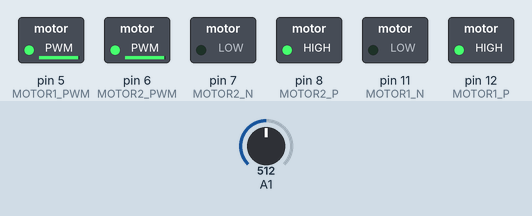
This sketch was run on a simulated Arduino Uno, built with avr-gcc and run on an emulated ATmega328P. On the bench: switched loads named in the sketch (green lamp = pin HIGH). Inputs (shaded band) come from the test bench; at power-on: A1 = 512.

Above: at 1.2 s.
1.3 s: A1 set to 23
2.8 s: A1 set to 18
At 3.1 s:
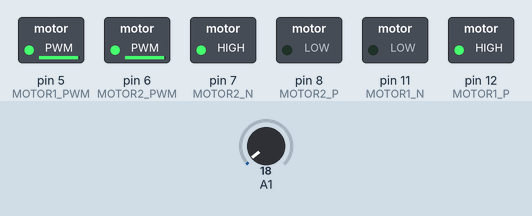
4.3 s: A1 set to 122
At 5.8 s:
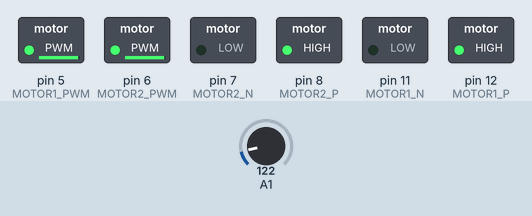
6.3 s: A1 set to 10
At 7.0 s:
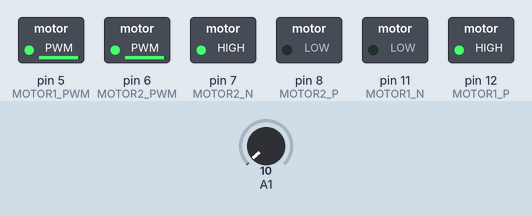
Timing chart, 0 to 8.8 s (numbered marks = the images above; inputs shaded):
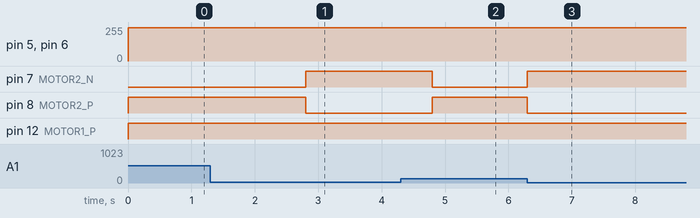

The sketch:

dojo_ms.pde
```cpp
#define MOTOR1_P 12
#define MOTOR1_N 11
#define MOTOR1_PWM 5
#define MOTOR2_P 8
#define MOTOR2_N 7
#define MOTOR2_PWM 6

#define FRENTE 1
#define RE 0
#define LUZRGB 9
#define DIREITA 1
#define ESQUERDA 0

void setup() {
  pinMode(MOTOR1_P,OUTPUT);
  pinMode(MOTOR2_P,OUTPUT);
  pinMode(MOTOR1_N,OUTPUT);
  pinMode(MOTOR2_N,OUTPUT);
}

void girar(int intensidade,int direcao)
{
  if(direcao==DIREITA) {


  digitalWrite(MOTOR1_P,FRENTE);
  digitalWrite(MOTOR1_N,!FRENTE);
  digitalWrite(MOTOR2_P,RE);
  digitalWrite(MOTOR2_N,!RE);
  analogWrite(MOTOR1_PWM, intensidade * 50);
  analogWrite(MOTOR2_PWM, intensidade * 50);
  delay(1000);

  }
  else if(direcao==ESQUERDA)
{


  digitalWrite(MOTOR1_P,RE);
  digitalWrite(MOTOR1_N,!RE);
  digitalWrite(MOTOR2_P,FRENTE);
  digitalWrite(MOTOR2_N,!FRENTE);
  analogWrite(MOTOR1_PWM, intensidade * 50);
  analogWrite(MOTOR2_PWM, intensidade * 50);
  delay(1000);

  }
}

void piscar(int vezes) {
  for(int x=0;x<vezes;x++) {
    digitalWrite(LUZRGB, 1);
    delay(40);
    digitalWrite(LUZRGB, 0);
  }

}
void andar(int intensidade, int sentido) {
  digitalWrite(MOTOR1_P,sentido);
  digitalWrite(MOTOR1_N,!sentido);
  digitalWrite(MOTOR2_P,sentido);
  digitalWrite(MOTOR2_N,!sentido);
  analogWrite(MOTOR1_PWM, intensidade * 50);
  analogWrite(MOTOR2_PWM, intensidade * 50);

}
void parar() {
  analogWrite(MOTOR1_PWM,0);
  analogWrite(MOTOR2_PWM,0);
}

void loop() {

  andar(5,FRENTE);
  while (analogRead(1) <= 20) {
    parar();
    girar(5,DIREITA);

  }
}
```

Measured:
- the behaviour switches between 21 and 20 on A1 (found by bisection; images 0 and 1)
- after the input at 1.3 s, every drawn part: stays the same
- after the input at 2.8 s, pin 7 (MOTOR2_N): LOW → HIGH at once; pin 8 (MOTOR2_P): HIGH → LOW at once
- after the input at 4.3 s, pin 7 (MOTOR2_N): HIGH → LOW after 0.50 s; pin 8 (MOTOR2_P): LOW → HIGH after 0.50 s
- after the input at 6.3 s, pin 7 (MOTOR2_N): LOW → HIGH at once; pin 8 (MOTOR2_P): HIGH → LOW at once
